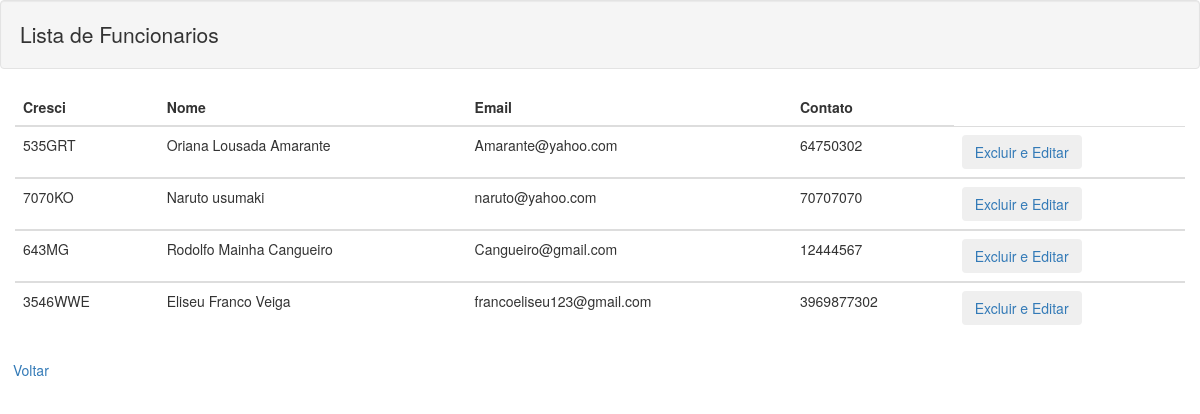
The app's page /listar_corretor.php with its own data.
### tables this page shows
CREATE TABLE `corretor` (
  `id` int(11) NOT NULL,
  `cresci` varchar(256) NOT NULL,
  `nome` varchar(100) NOT NULL,
  `email` varchar(256) NOT NULL,
  `tel` bigint(18) NOT NULL
);

### app/Model/Database.class.php (called while the page is built, shortened)
<?php
	class Database{
		protected $host = 'localhost';
		protected $user = 'adm';
		protected $password = 'lourenco';
		protected $dbname = 'bd_imobiliaria';
		public function __construct()
		{
			try{
				$this->conn = new PDO("mysql:dbname=".$this->dbname.";host=".$this->host,$this->user,$this->password);
			}
			catch (PDOException $e){
			echo "Erro com Banco de Dados :".$e->getMessage();
			exit();
			}catch(Exception $e)
			{
				echo "Erro Generico:".$e->getMessage();
			}
		}
	}

### app/Model/Corretor.class.php (called while the page is built, shortened)
<?php
    require_once 'Database.class.php';
    class Corretor extends Database
    {
        public function listarCorretor(){
            try {
				$stmt = $this->conn->query("SELECT * From corretor");
                $listar = $stmt->fetchAll(PDO::FETCH_ASSOC);
                return $listar;
			} catch (\Throwable $th) {
				echo "erro na hora de buscar corretor".$th->getMessage();
			}
        }
    }

### public/listar_corretor.php (the view, shortened to what this page needs)
<?php
    require_once '../app/Model/Corretor.class.php';
    $fun = new Corretor();
?>
<!DOCTYPE html>
<html lang="pt-br">
<head>
    <link rel="stylesheet" href="https://maxcdn.bootstrapcdn.com/bootstrap/3.4.0/css/bootstrap.min.css">
</head>
<body>
<div id="page-content-wrapper">
      <div class="page-content inset">
        <div class="row">
          <div class="col-md-12">
          <p class="well lead">Lista de Funcionarios
          </p>
           <div class="container">
            <div class="row">
               <?php
               try{
                $result =  $fun->listarCorretor();
                if ($result)
                {
                  echo "<table class= table table-responsive>";
                  echo "<thead>";
                  echo "<tr>\n";
                  echo "<th scope=col>\n";
                  echo "<b>Cresci</b>\n";
                  echo "</th>\n";
                  echo "<th scope= col>\n";
                  echo "<b>Nome</b>\n";
                  echo "</th>\n";
                  echo "<th scope=col>\n";
                  echo "<b>Email</b>\n";
                  echo "</th>\n";
                  echo "<th scope= col>\n";
                  echo "<b>Contato</b>\n";
                  echo "</th>\n";
                  echo "</thead>";
                  foreach ($result as $row)
                   {
                    echo "<tbody>";
                    echo "<tr>\n";
                    echo "<td>\n";
                    echo $row['cresci']. "&nbsp;\n";
                    echo "</td>\n";
                    echo "<td>\n";
                    echo $row['nome']. "&nbsp;\n";
                    echo "</td>\n";
                    echo "<td>\n";
                    echo $row['email']. "&nbsp;\n";
                    echo "</td>\n";
                    echo "<td>\n";
                    echo $row['tel'] . "&nbsp;\n";
                    echo "</td>\n";
                    echo "<td>\n";
                    echo "<a href='alterar_excluir_corretor.php?id=".$row["id"] . "'>";
                    echo "<button class= btn btn-secondary >Excluir e Editar</button></a>&nbsp;\n";
                    echo "</td>\n";
                    echo "</tr>\n";
                    echo "</tbody>";
                   }
                }
                else{
                  echo "<p>Nenhum corretor foi encontrado!</p>";
                }
                  echo "</table>";
               }
               catch(PDOException $e)
                {
                  print "Erro!: " . $e->getMessage() . "<br/>";
                die();
                }
               ?>
          </div>
            </div>
          </div>
      </div>
      </div>
      <a class="btn btn-link ml-5 mt-2" href="./area_privada.php">Voltar</a>
    </div>
</body>
</html>

### records on screen
corretor: cresci "535GRT", nome "Oriana Lousada Amarante", email "Amarante@yahoo.com", tel "64750302"
corretor: cresci "7070KO", nome "Naruto usumaki", email "naruto@yahoo.com", tel "70707070"
corretor: cresci "643MG", nome "Rodolfo Mainha Cangueiro", email "Cangueiro@gmail.com", tel "12444567"
corretor: cresci "3546WWE", nome "Eliseu Franco Veiga", email "francoeliseu123@gmail.com", tel "3969877302"
